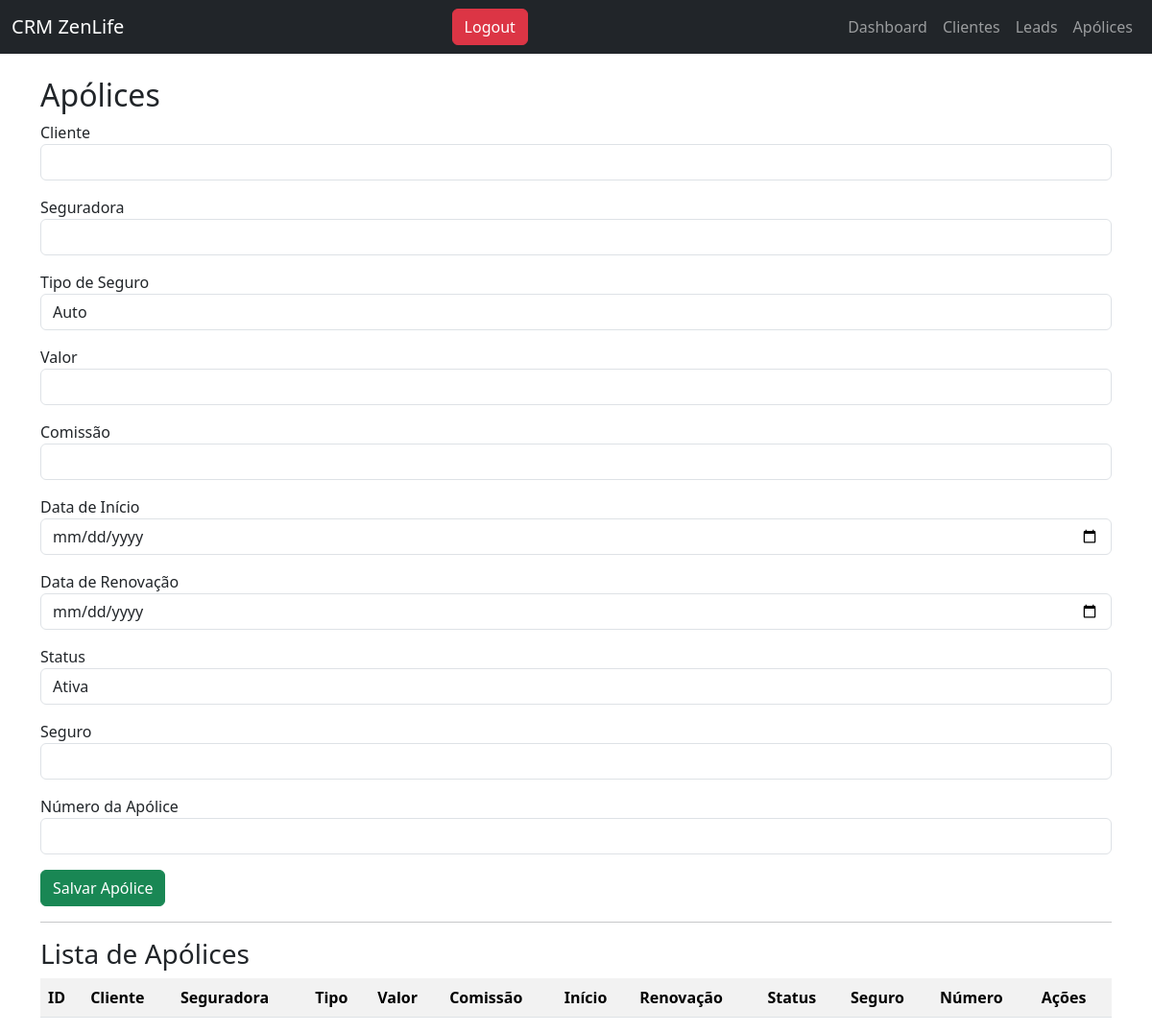
The page /apolices on the database as committed earlier.
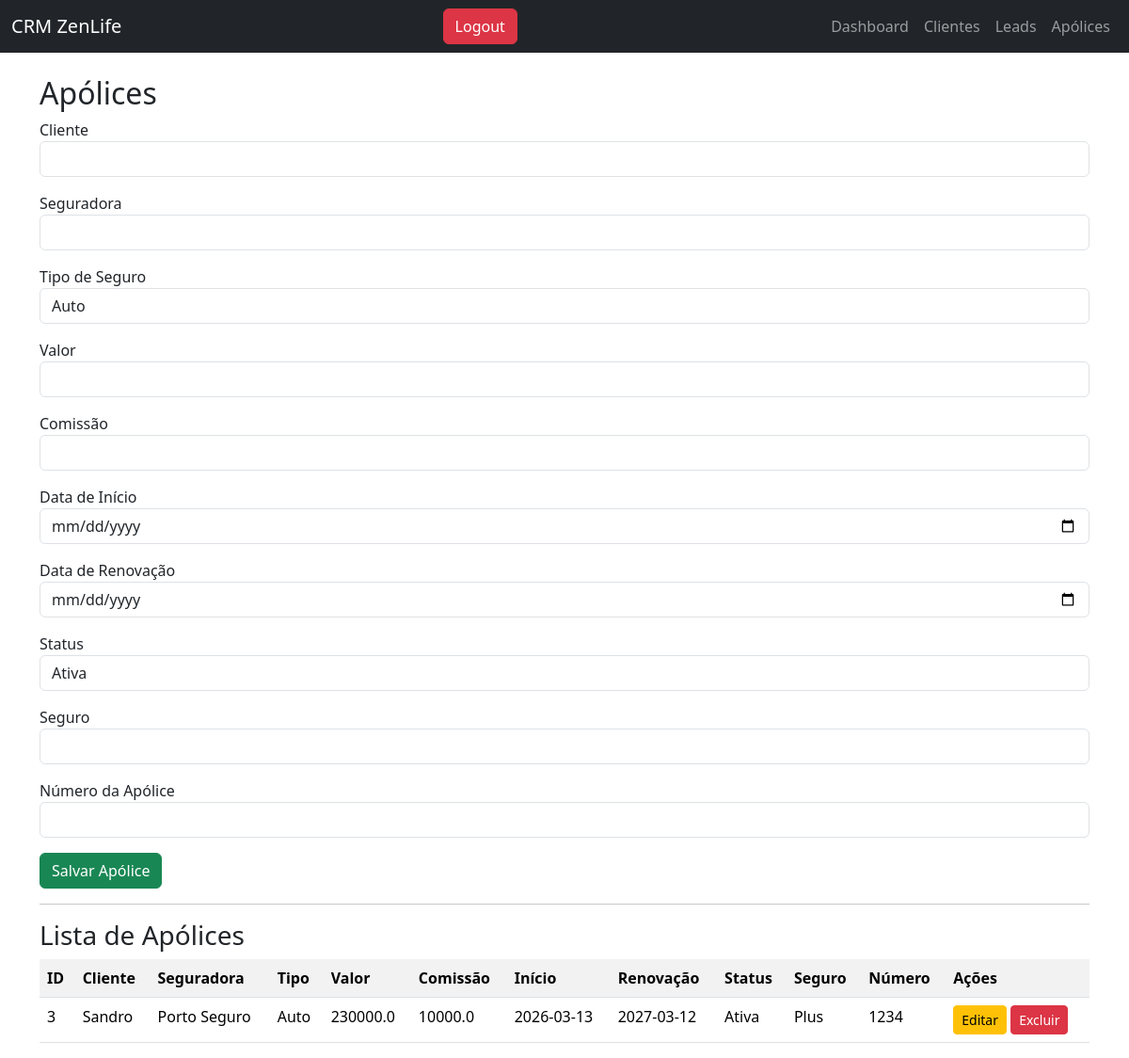
The same page on the database as committed later.
### tables this page shows
CREATE TABLE apolices (
id INTEGER PRIMARY KEY AUTOINCREMENT,
cliente TEXT,
seguradora TEXT,
tipo_seguro TEXT,
valor REAL,
comissao REAL,
data_inicio TEXT,
data_renovacao TEXT,
status TEXT
, seguro TEXT, numero TEXT);

### app.py (the view)
@app.route("/apolices")
def apolices():
    conn = conectar()
    cursor = conn.execute("SELECT * FROM apolices ORDER BY id DESC")
    apolices = cursor.fetchall()
    conn.close()
    return render_template("apolices.html", apolices=apolices)

### app.py (called while the page is built)
def conectar():
    conn = sqlite3.connect("database.db")
    conn.row_factory = sqlite3.Row
    return conn

### templates/apolices.html (shortened to what this page needs)
{% extends "layout.html" %}
{% block content %}
<h2>Apólices</h2>
<form method="POST" action="/nova_apolice">
  <div class="mb-3">
      <label>Cliente</label>
      <input type="text" name="cliente" class="form-control" required>
  </div>
  <div class="mb-3">
      <label>Seguradora</label>
      <input type="text" name="seguradora" class="form-control" required>
  </div>
  <div class="mb-3">
      <label>Tipo de Seguro</label>
      <select name="tipo_seguro" class="form-control" required>
          <option>Auto</option>
      </select>
  </div>
  <div class="mb-3">
      <label>Valor</label>
      <input type="text" name="valor" class="form-control" required>
  </div>
  <div class="mb-3">
      <label>Comissão</label>
      <input type="text" name="comissao" class="form-control">
  </div>
  <div class="mb-3">
      <label>Data de Início</label>
      <input type="date" name="data_inicio" class="form-control" required>
  </div>
  <div class="mb-3">
      <label>Data de Renovação</label>
      <input type="date" name="data_renovacao" class="form-control" required>
  </div>
  <div class="mb-3">
      <label>Status</label>
      <select name="status" class="form-control">
          <option>Ativa</option>
      </select>
  </div>
  <div class="mb-3">
      <label>Seguro</label>
      <input type="text" name="seguro" class="form-control">
  </div>
  <div class="mb-3">
      <label>Número da Apólice</label>
      <input type="text" name="numero" class="form-control">
  </div>
  <button type="submit" class="btn btn-success">Salvar Apólice</button>
</form>
<hr>
<h3>Lista de Apólices</h3>
<table class="table table-striped">
<tr>
<th>ID</th>
<th>Cliente</th>
<th>Seguradora</th>
<th>Tipo</th>
<th>Valor</th>
<th>Comissão</th>
<th>Início</th>
<th>Renovação</th>
<th>Status</th>
<th>Seguro</th>
<th>Número</th>
<th>Ações</th>
</tr>
{% for a in apolices %}
<tr>
<td>{{a['id']}}</td>
<td>{{a['cliente']}}</td>
<td>{{a['seguradora']}}</td>
<td>{{a['tipo_seguro']}}</td>
<td>{{a['valor']}}</td>
<td>{{a['comissao']}}</td>
<td>{{a['data_inicio']}}</td>
<td>{{a['data_renovacao']}}</td>
<td>{{a['status']}}</td>
<td>{{a['seguro']}}</td>
<td>{{a['numero']}}</td>
<td>
  <a href="/editar_apolice/{{a['id']}}" class="btn btn-warning btn-sm">Editar</a>
  <a href="/excluir_apolice/{{a['id']}}" class="btn btn-danger btn-sm">Excluir</a>
</td>
</tr>
{% endfor %}
</table>
{% endblock %}

### templates/layout.html (shortened to what this page needs)
<!DOCTYPE html>
<html>
<head>
<link href="https://cdn.jsdelivr.net/npm/bootstrap@5.3.2/dist/css/bootstrap.min.css" rel="stylesheet">
</head>
<body>
<nav class="navbar navbar-dark bg-dark navbar-expand-lg">
<div class="container-fluid">
<a class="navbar-brand" href="/">CRM ZenLife</a>
<a href="/logout" class="btn btn-danger">Logout</a>
<div class="navbar-nav">
<a class="nav-link" href="/">Dashboard</a>
<a class="nav-link" href="/clientes">Clientes</a>
<a class="nav-link" href="/leads">Leads</a>
<a class="nav-link" href="/apolices">Apólices</a>
</div>
</div>
</nav>
<div class="container mt-4">
{% block content %}
{% endblock %}
</div>
</body>
</html>

Rows that differ between the two databases and show on the page:
added apolices: id "3", cliente "Sandro", seguradora "Porto Seguro", tipo_seguro "Auto", valor "230000.0", comissao "10000.0", data_inicio "2026-03-13", data_renovacao "2027-03-12", status "Ativa", seguro "Plus", numero "1234"
